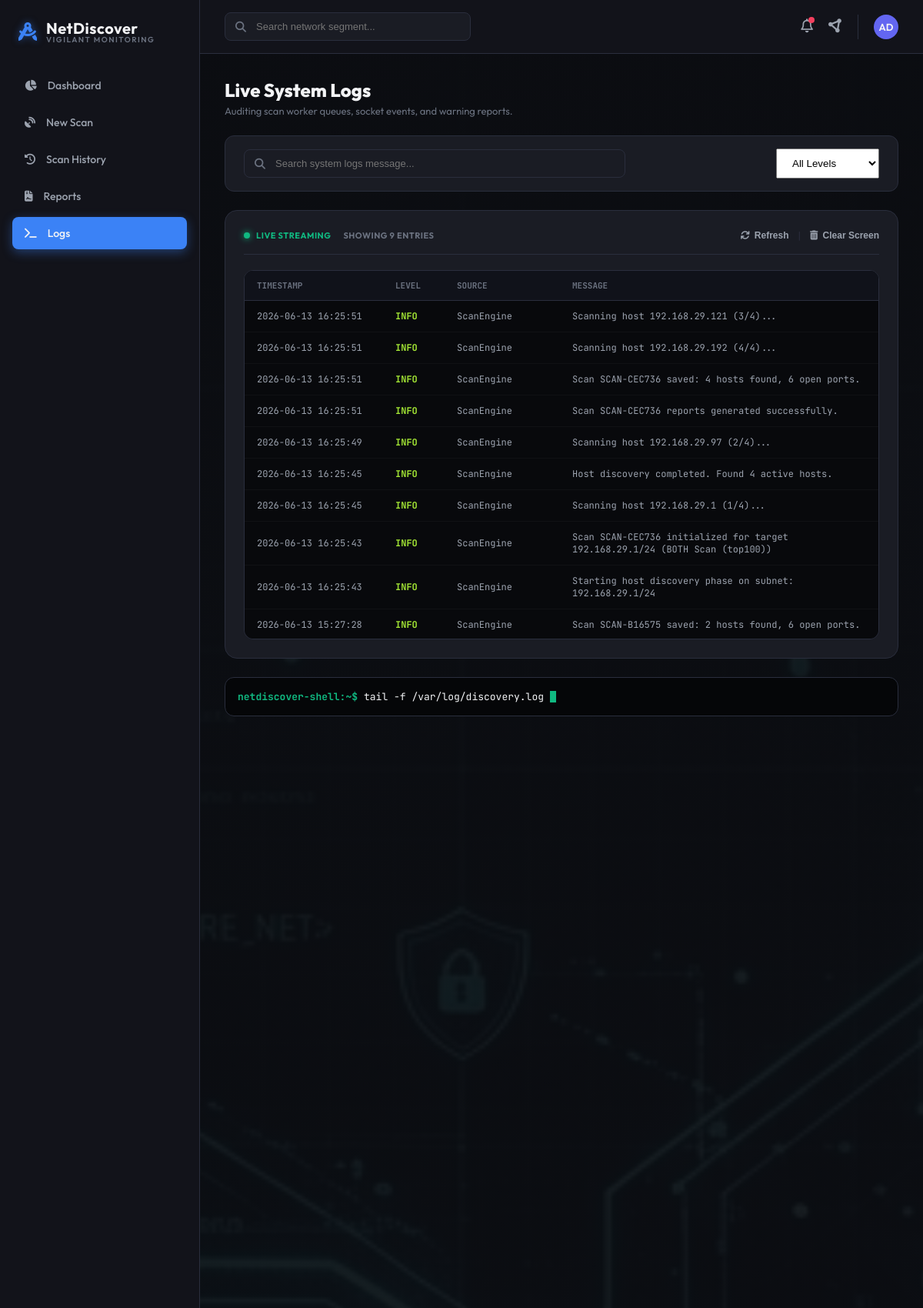
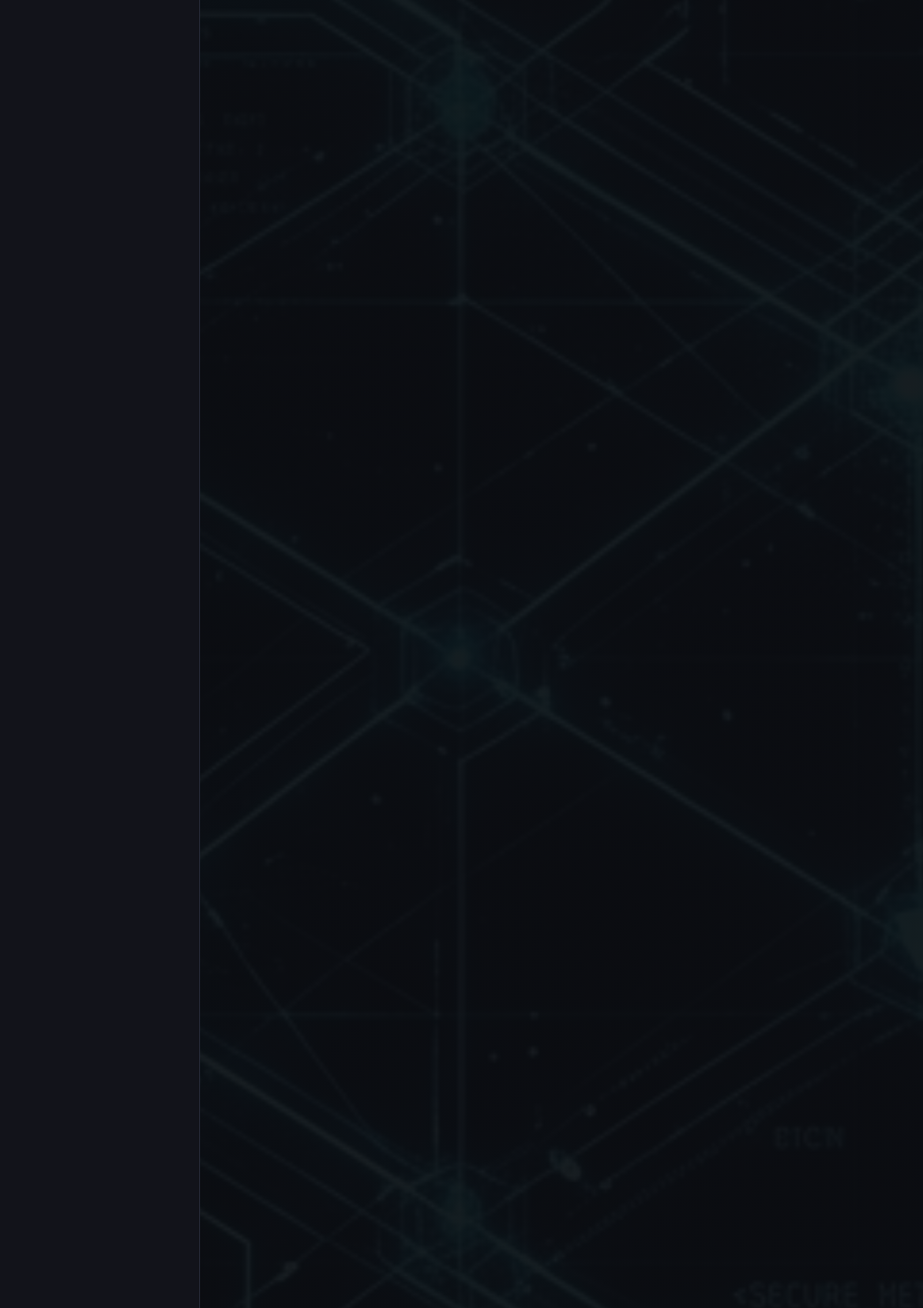
Screenshot of /logs_page (upper part) with the database file from the repository (2 pictures, top to bottom).
### tables this page shows
CREATE TABLE system_logs (
                    id INTEGER PRIMARY KEY AUTOINCREMENT,
                    timestamp TIMESTAMP DEFAULT CURRENT_TIMESTAMP,
                    level TEXT NOT NULL,
                    source TEXT NOT NULL,
                    message TEXT NOT NULL
                );

### netdiscover/app.py (the view)
@app.route('/logs_page')
def logs_page():
    scans = _get_visible_scans()
    logs = db.get_logs(limit=100)
    return render_template(
        'logs.html',
        scans=scans,
        logs=logs,
        active_tab='logs'
    )

### netdiscover/app.py (called while the page is built)
def _parse_patterns_from_env(var_name: str) -> list:
    raw = os.getenv(var_name, "")
    if not raw:
        return []
    return [p.strip() for p in raw.split(',') if p.strip()]

def _get_visible_scans() -> list:
    scans = db.get_all_scans()
    hidden_patterns = _parse_patterns_from_env('HISTORY_EXCLUDE_TARGETS')
    visible = []
    for s in scans:
        target = s.get('target', '')
        hidden = any(_target_matches_pattern(target, p) for p in hidden_patterns)
        if hidden:
            continue
        visible.append(s)
    return visible

### netdiscover/db.py (called while the page is built)
    def get_connection(self) -> sqlite3.Connection:
        conn = sqlite3.connect(self.db_path)
        conn.row_factory = sqlite3.Row
        return conn

    def get_logs(self, limit: int = 100, level: str = None) -> List[Dict[str, Any]]:
        with self.get_connection() as conn:
            cursor = conn.cursor()
            if level:
                cursor.execute(
                    "SELECT timestamp, level, source, message FROM system_logs WHERE level = ? ORDER BY timestamp DESC LIMIT ?",
                    (level.upper(), limit)
                )
            else:
                cursor.execute(
                    "SELECT timestamp, level, source, message FROM system_logs ORDER BY timestamp DESC LIMIT ?",
                    (limit,)
                )
            rows = cursor.fetchall()
            return [dict(row) for row in rows]

    def get_all_scans(self) -> List[Dict[str, Any]]:
        with self.get_connection() as conn:
            cursor = conn.cursor()
            cursor.execute("SELECT * FROM scans ORDER BY created_at DESC")
            return [dict(row) for row in cursor.fetchall()]

### netdiscover/templates/logs.html (shortened to what this page needs)
{% extends "base.html" %}
{% block content %}
<div class="logs-layout">
    <div>
        <h2 style="font-family: var(--font-display); font-size: 24px; font-weight: 800;">Live System Logs</h2>
        <p style="color: var(--text-muted); font-size: 13px; margin-top: 4px;">Auditing scan worker queues, socket events, and warning reports.</p>
    </div>
    <div class="logs-filters">
        <div class="filters-left">
            <div class="search-container" style="width: 100%;">
                <i class="fa-solid fa-magnifying-glass search-icon"></i>
                <input type="text" id="log-search-input" class="search-input" placeholder="Search system logs message..." oninput="filterLogs()">
            </div>
        </div>
        <div class="filters-right">
            <select class="select-field" id="log-level-select" style="padding: 10px 32px 10px 16px;" onchange="filterLogs()">
                <option value="ALL">All Levels</option>
            </select>
        </div>
    </div>
    <div class="live-feed-card">
        <div class="feed-header">
            <div class="feed-status">
                <span class="feed-status-dot"></span>
                <span style="color: var(--accent-emerald); font-weight: 700;">Live Streaming</span>
                <span style="color: var(--text-muted); margin-left: 8px;" id="entry-count-text">Showing 9 entries</span>
            </div>
            <div class="feed-actions">
                <button class="feed-action-btn" onclick="refreshLogs()"><i class="fa-solid fa-arrows-rotate"></i> Refresh</button>
                <span style="color: var(--border-color);">|</span>
                <button class="feed-action-btn" onclick="clearLogs()"><i class="fa-solid fa-trash-can"></i> Clear Screen</button>
            </div>
        </div>
        <div class="log-table-container">
            <table class="log-table" id="log-table">
                <thead>
                    <tr>
                        <th>Timestamp</th>
                        <th>Level</th>
                        <th>Source</th>
                        <th>Message</th>
                    </tr>
                </thead>
                <tbody id="log-table-body">
                    {% for log in logs %}
                        <tr class="log-row" data-level="{{ log.level }}" data-message="{{ log.message }}">
                            <td class="log-time-col">{{ log.timestamp }}</td>
                            <td class="log-level-col {{ log.level.lower() }}">{{ log.level }}</td>
                            <td class="log-source-col">{{ log.source }}</td>
                            <td>{{ log.message }}</td>
                        </tr>
                    {% endfor %}
                </tbody>
            </table>
        </div>
    </div>
    <div class="shell-prompt-footer">
        <span class="prompt-user">netdiscover-shell:~$</span>
        <span class="prompt-cmd">tail -f /var/log/discovery.log</span>
        <span class="prompt-cursor"></span>
    </div>
</div>
{% endblock %}

### netdiscover/templates/logs.html (style rules this page uses)
.logs-layout { display: flex; flex-direction: column; gap: 24px; }
.logs-filters { display: flex; justify-content: space-between; align-items: center; background-color: var(--bg-card); border: 1px solid var(--border-color); border-radius: var(--border-radius-md); padding: 16px 24px; gap: 16px; }
.filters-left { display: flex; gap: 12px; flex-grow: 1; max-width: 60%; }
.filters-right { display: flex; gap: 12px; }
.live-feed-card { background-color: var(--bg-card); border: 1px solid var(--border-color); border-radius: var(--border-radius-lg); padding: 24px; display: flex; flex-direction: column; }
.feed-header { display: flex; justify-content: space-between; align-items: center; border-bottom: 1px solid var(--border-color); padding-bottom: 16px; margin-bottom: 20px; }
.feed-status { display: flex; align-items: center; gap: 8px; font-size: 11px; font-weight: 700; text-transform: uppercase; letter-spacing: 0.5px; }
.feed-status-dot { width: 8px; height: 8px; border-radius: 50%; background-color: var(--accent-emerald); box-shadow: 0 0 8px var(--accent-emerald); animation: pulse 1.5s infinite; }
.feed-actions { display: flex; gap: 12px; font-size: 13px; color: var(--text-muted); }
.feed-action-btn { background: none; border: none; color: var(--text-secondary); cursor: pointer; transition: var(--transition-smooth); display: flex; align-items: center; gap: 6px; font-size: 12px; font-weight: 600; }
.log-table-container { max-height: 480px; overflow-y: auto; border: 1px solid var(--border-color); border-radius: var(--border-radius-md); background-color: #08090c; }
.log-table { width: 100%; border-collapse: collapse; text-align: left; font-family: var(--font-mono); font-size: 12px; }
.log-table th { background-color: #10121a; padding: 12px 16px; font-size: 11px; font-weight: 700; text-transform: uppercase; color: var(--text-muted); border-bottom: 1px solid var(--border-color); position: sticky; top: 0; z-index: 10; }
.log-table td { padding: 12px 16px; color: var(--text-secondary); border-bottom: 1px solid rgba(255, 255, 255, 0.03); }
.log-time-col { color: var(--text-muted); white-space: nowrap; width: 180px; }
.log-level-col { width: 80px; font-weight: 700; }
.log-level-col.info { color: #a3e635; }
.log-source-col { color: var(--accent-blue); width: 150px; }
.shell-prompt-footer { background-color: #050608; border: 1px solid var(--border-color); border-radius: var(--border-radius-md); padding: 16px; font-family: var(--font-mono); font-size: 13px; display: flex; align-items: center; gap: 8px; }
.prompt-user { color: var(--accent-emerald); font-weight: 700; }
.prompt-cmd { color: var(--text-primary); }
.prompt-cursor { width: 8px; height: 15px; background-color: var(--accent-emerald); display: inline-block; animation: blink 1s infinite step-start; }

### rows the page displays
system_logs: timestamp "2026-06-13 16:25:51", level "INFO", source "ScanEngine", message "Scanning host 192.168.29.121 (3/4)..."
system_logs: timestamp "2026-06-13 16:25:51", level "INFO", source "ScanEngine", message "Scanning host 192.168.29.192 (4/4)..."
system_logs: timestamp "2026-06-13 16:25:51", level "INFO", source "ScanEngine", message "Scan SCAN-CEC736 saved: 4 hosts found, 6 open ports."
system_logs: timestamp "2026-06-13 16:25:51", level "INFO", source "ScanEngine", message "Scan SCAN-CEC736 reports generated successfully."
system_logs: timestamp "2026-06-13 16:25:49", level "INFO", source "ScanEngine", message "Scanning host 192.168.29.97 (2/4)..."
system_logs: timestamp "2026-06-13 16:25:45", level "INFO", source "ScanEngine", message "Host discovery completed. Found 4 active hosts."
system_logs: timestamp "2026-06-13 16:25:45", level "INFO", source "ScanEngine", message "Scanning host 192.168.29.1 (1/4)..."
system_logs: timestamp "2026-06-13 16:25:43", level "INFO", source "ScanEngine", message "Scan SCAN-CEC736 initialized for target 192.168.29.1/24 (BOTH Scan (top100))"
system_logs: timestamp "2026-06-13 16:25:43", level "INFO", source "ScanEngine", message "Starting host discovery phase on subnet: 192.168.29.1/24"
system_logs: timestamp "2026-06-13 15:27:28", level "INFO", source "ScanEngine", message "Scan SCAN-B16575 saved: 2 hosts found, 6 open ports."
